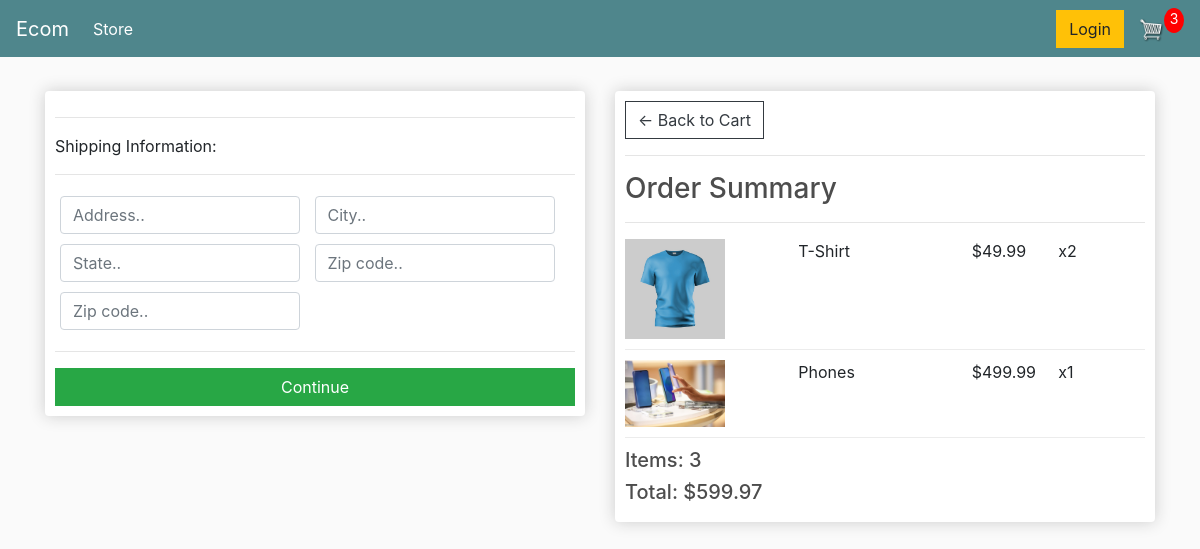
/checkout/ (signed in), run on an earlier commit of the app's database.
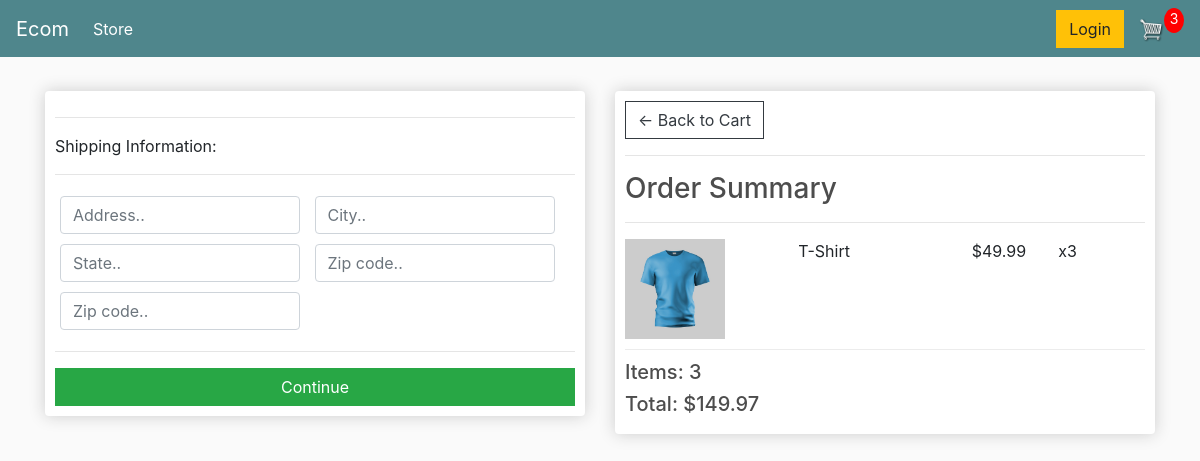
And on a later commit of the database.
### store/models.py (models this page shows, shortened)
class OrderItem(models.Model):
	product = models.ForeignKey(Product, on_delete=models.SET_NULL, null=True)
	order = models.ForeignKey(Order, on_delete=models.SET_NULL, null=True)
	quantity = models.IntegerField(default=0, null=True, blank=True)
	date_added = models.DateTimeField(auto_now_add=True)
	@property
	def get_total(self):
		total = self.product.price * self.quantity
		return total

class Product(models.Model):
	name = models.CharField(max_length=200)
	price = models.FloatField()
	digital = models.BooleanField(default=False,null=True, blank=True)
	image = models.ImageField(null=True, blank=True)
	@property
	def imageURL(self):
		try:
			url = self.image.url
		except:
			url = ''
		return url

class Order(models.Model):
	customer = models.ForeignKey(Customer, on_delete=models.SET_NULL, null=True, blank=True)
	date_ordered = models.DateTimeField(auto_now_add=True)
	complete = models.BooleanField(default=False)
	transaction_id = models.CharField(max_length=100, null=True)
	@property
	def shipping(self):
		shipping = False
		orderitems = self.orderitem_set.all()
		for i in orderitems:
			if i.product.digital == False:
				shipping = True
		return shipping
	@property
	def get_cart_total(self):
		orderitems = self.orderitem_set.all()
		total = sum([item.get_total for item in orderitems])
		return total
	@property
	def get_cart_items(self):
		orderitems = self.orderitem_set.all()
		total = sum([item.quantity for item in orderitems])
		return total

### store/views.py (the view)
# urls.py: path('checkout/', views.checkout, name="checkout"),
def checkout(request):
	data = cartData(request)
	cartItems = data['cartItems']
	order = data['order']
	items = data['items']
	context = {'items': items, 'order': order, 'cartItems': cartItems}
	return render(request, 'store/checkout.html', context)

### store/utils.py (called while the page is built)
def cartData(request):
	if request.user.is_authenticated:
		customer = request.user.customer
		order, created = Order.objects.get_or_create(customer=customer, complete=False)
		items = order.orderitem_set.all()
		cartItems = order.get_cart_items
	else:
		cookieData = cookieCart(request)
		cartItems = cookieData['cartItems']
		order = cookieData['order']
		items = cookieData['items']
	return {'cartItems':cartItems ,'order':order, 'items':items}

### store/templates/store/checkout.html (shortened to what this page needs)
{% extends 'store/main.html' %}
{% load static %}
{% block content %}
     <div class="row">
		<div class="col-lg-6">
			<div class="box-element" id="form-wrapper">
				<form id="form">
					<div id="shipping-info">
						<hr>
						<p>Shipping Information:</p>
						<hr>
						<div class="form-field">
							<input class="form-control" type="text" name="address" placeholder="Address..">
						</div>
						<div class="form-field">
							<input class="form-control" type="text" name="city" placeholder="City..">
						</div>
						<div class="form-field">
							<input class="form-control" type="text" name="state" placeholder="State..">
						</div>
						<div class="form-field">
							<input class="form-control" type="text" name="zipcode" placeholder="Zip code..">
						</div>
						<div class="form-field">
							<input class="form-control" type="text" name="country" placeholder="Zip code..">
						</div>
					</div>
					<hr>
					<input id="form-button" class="btn btn-success btn-block" type="submit" value="Continue">
				</form>
			</div>
			<br>
		</div>
		<div class="col-lg-6">
			<div class="box-element">
				<a  class="btn btn-outline-dark" href="{% url 'cart' %}">&#x2190; Back to Cart</a>
				<hr>
				<h3>Order Summary</h3>
				<hr>
				{% for item in items %}
				<div class="cart-row">
					<div style="flex:2"><img class="row-image" src="{{item.product.imageURL}}"></div>
					<div style="flex:2"><p>{{item.product.name}}</p></div>
					<div style="flex:1"><p>${{item.product.price|floatformat:2}}</p></div>
					<div style="flex:1"><p>x{{item.quantity}}</p></div>
				</div>
				{% endfor %}
				<h5>Items:   {{order.get_cart_items}}</h5>
				<h5>Total:   ${{order.get_cart_total|floatformat:2}}</h5>
			</div>
		</div>
	</div>
{% endblock content %}

What changed in the data, as far as the page shows it:
removed OrderItem: product.imageURL (picture), product.name "Phones", product.price "499.99", quantity "1"
changed OrderItem "T-Shirt": quantity "2" → "3"
changed through a linked row, Order: get_cart_total "599.97" → "149.97"
